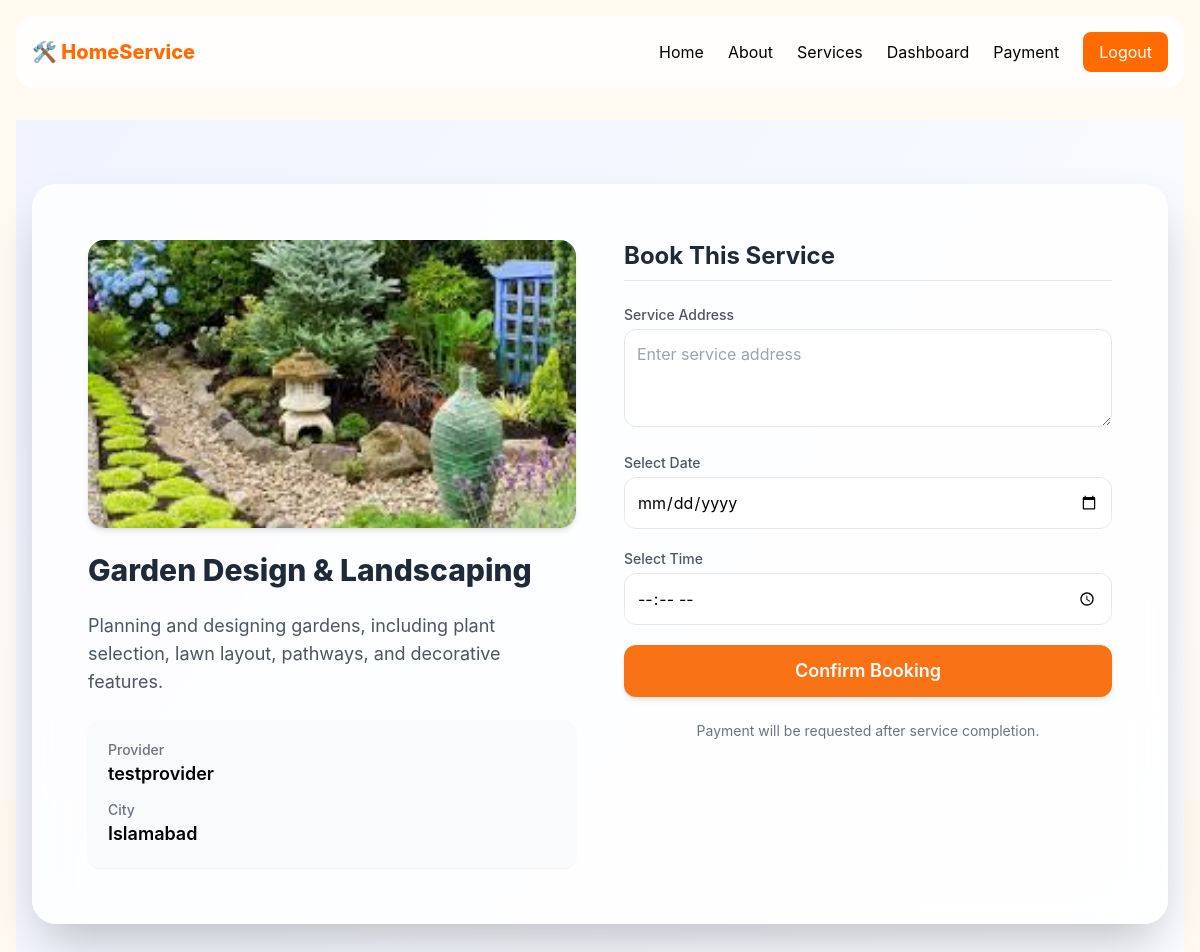
/book/3/ (signed in), run on the app's committed database.
### booking/models.py (models this page shows, shortened)
class ProviderService(models.Model):
    service = models.ForeignKey(Service, on_delete=models.CASCADE)
    provider = models.ForeignKey(CustomUser, on_delete=models.CASCADE)
    city = models.ForeignKey(City, on_delete=models.CASCADE)
    price = models.DecimalField(
        max_digits=10,
        decimal_places=2,
        null=True,
        blank=True
    )
    is_active = models.BooleanField(default=True)

class Service(models.Model):
    title = models.CharField(max_length=200)
    description = models.TextField()
    service_type = models.ForeignKey(ServiceType, on_delete=models.CASCADE)
    image = models.ImageField(upload_to='services/', blank=True, null=True)

class CustomUser(AbstractUser):
    ROLE_CHOICES = (
        ('customer', 'Customer'),
        ('provider', 'Service Provider'),
        ('admin', 'Admin'),
    )
    role = models.CharField(max_length=20, choices=ROLE_CHOICES, default='customer')
    wallet_balance = models.DecimalField(max_digits=10, decimal_places=2, default=0)

class City(models.Model):
    name = models.CharField(max_length=100, unique=True)

### booking/views.py (the view)
@login_required
def create_booking(request, provider_service_id):
    provider_service = get_object_or_404(
        ProviderService,
        id=provider_service_id,
        is_active=True
    )
    if request.user.role != 'customer':
        messages.error(request, 'Only customers can book services.')
        return redirect('index')
    if request.method == 'POST':
        form = BookingForm(request.POST)
        if form.is_valid():
            booking = form.save(commit=False)
            booking.customer = request.user
            booking.provider_service = provider_service
            booking.status = 'pending'
            booking.is_paid = False
            booking.save()
            return redirect('thank_you', booking_id=booking.id)
    else:
        form = BookingForm()
    return render(request, 'booking.html', {
        'form': form,
        'provider_service': provider_service
    })

### booking/forms.py (shortened to what this page needs)
class BookingForm(forms.ModelForm):
    class Meta:
        model = Booking
        fields = ['date', 'time', 'address']
        widgets = {
            'date': forms.DateInput(attrs={
                'type': 'date',
                'class': 'w-full p-3 rounded-xl border'
            }),
            'time': forms.TimeInput(attrs={
                'type': 'time',
                'class': 'w-full p-3 rounded-xl border'
            }),
            'address': forms.Textarea(attrs={
                'rows': 3,
                'class': 'w-full p-3 rounded-xl border',
                'placeholder': 'Enter service address'
            }),
        }

### booking/templates/booking.html (shortened to what this page needs)
{% extends 'base.html' %}
{% load static %}
{% block content %}
<link href="https://unpkg.com/aos@2.3.1/dist/aos.css" rel="stylesheet" />
<section class="min-h-screen bg-gradient-to-br from-[#f0f4ff] to-[#ffffff] py-16 px-4">
  <div
    class="max-w-6xl mx-auto bg-white bg-opacity-80 backdrop-blur-lg rounded-3xl shadow-2xl p-10 md:p-14 grid grid-cols-1 md:grid-cols-2 gap-12"
    data-aos="fade-up"
  >
    <div class="space-y-6" data-aos="fade-right">
      {% if provider_service.service.image %}
        <img
          src="{{ provider_service.service.image.url }}"
          alt="{{ provider_service.service.title }}"
          class="w-full h-72 object-cover rounded-2xl shadow-md"
        />
      {% endif %}
      <h2 class="text-3xl font-extrabold text-gray-800">
        {{ provider_service.service.title }}
      </h2>
      <p class="text-gray-600 text-lg">
        {{ provider_service.service.description }}
      </p>
      <div class="bg-gray-50 rounded-xl p-5 space-y-3 shadow-sm">
        <div>
          <p class="text-sm font-medium text-gray-500">Provider</p>
          <p class="text-lg font-semibold">{{ provider_service.provider.username }}</p>
        </div>
        <div>
          <p class="text-sm font-medium text-gray-500">City</p>
          <p class="text-lg font-semibold">{{ provider_service.city.name }}</p>
        </div>
      </div>
    </div>
    <div class="space-y-6" data-aos="fade-left">
      <h2 class="text-2xl font-bold text-gray-800 border-b pb-2">
        Book This Service
      </h2>
      <form method="POST" class="space-y-5" id="bookingForm">
        <div>
          <label class="block text-sm font-medium text-gray-600 mb-1">
            Service Address
          </label>
          {{ form.address }}
        </div>
        <div>
          <label class="block text-sm font-medium text-gray-600 mb-1">
            Select Date
          </label>
          {{ form.date }}
        </div>
        <div>
          <label class="block text-sm font-medium text-gray-600 mb-1">
            Select Time
          </label>
          {{ form.time }}
        </div>
        <button
          type="submit"
          class="w-full bg-orange-500 hover:bg-orange-600 text-white py-3 rounded-xl text-lg font-semibold shadow-md"
        >
          Confirm Booking
        </button>
      </form>
      <p class="text-gray-500 text-sm text-center">
        Payment will be requested after service completion.
      </p>
    </div>
  </div>
</section>
{% endblock %}

### booking/templates/base.html (style rules this page uses)
:root { --accent: #ff6b00; }
body { background: linear-gradient(180deg, #fff9f0, #fefbf7); font-family: Inter, system-ui, sans-serif; overflow-x: hidden; }

### data on the page
ProviderService: service.image (picture), service "Garden Design & Landscaping", service.description "Planning and designing gardens, including plant selection, lawn layout, pathways, and decorative features.", provider.username "testprovider", city.name "Islamabad"
